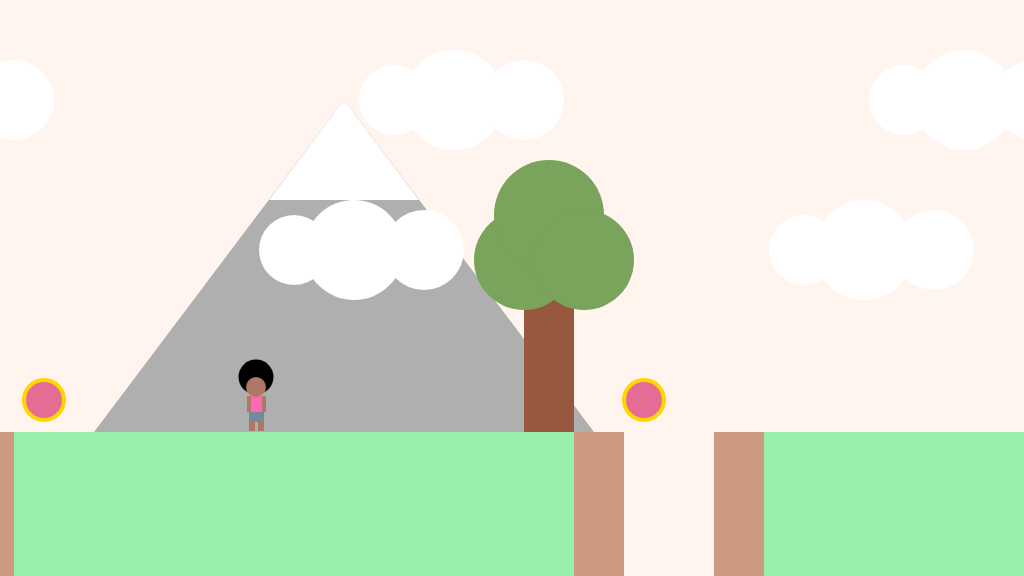
Frame 1 (no input)
Frame 60 (no input): identical to frame 1, image omitted
Frame 120 (the mouse pressed at the canvas centre since frame 60): identical to frame 1, image omitted

The p5.js sketch that drew this single still picture (run headless with seeded random() and noise() and a simulated clock; from frame 60 on, the mouse is pressed at the canvas centre):

// p5.js sketch
// ── sketch.js
/*

The Game Project

Week 10

Side Scrolling

*/


var gameChar_x;
var gameChar_y;
var floorPos_y;
var isLeft;
var isRight;
var isPlummeting;
var isFalling;
var collectable;
var canyon;
var trees_x;
var treePos_y;
var cloud;
var mountain;
var cameraPosx;





function setup()
{
	createCanvas(1024, 576);
	floorPos_y = height * 3/4;
	gameChar_x = width/2;
	gameChar_y = floorPos_y;
	isFalling = false;
	isLeft = false;
	isPlummeting = false;
	isRight = false;
	
	collectable ={
		x_pos: [300, 900, 1820], 
		y_pos: 400, 
		size: 40,
		isFound: false
	};
	canyon = {
		x_pos:[80, 830, 1860, 3800],
		y_pos:floorPos_y
	};

	trees_x = [30, 780, 1530, 2280];
	treePos_y = 232;

	cloud = {
		x_pos: [140, 650, 1160, 1670],
		y_pos: 100,
		size: 70,
	};

	mountain = {
		x_pos: [600, 1600, 2600, 3600],
		y_pos: 432, 

	};

	cameraPosx = 0;
}

function draw()
{
	cameraPosx = gameChar_x/2;

	///////////DRAWING CODE//////////

	background(255, 245, 238); //fill the sky blue


	noStroke();
	fill(152, 239, 171);
	rect(0, floorPos_y, width, height - floorPos_y); //draw some green ground

	push();
	translate(-cameraPosx, 0);

	for(var m = 0; m < 10; m++){
		//mountain
		fill(175, 175, 176);
		triangle(mountain.x_pos[m],mountain.y_pos-332,mountain.x_pos[m]-250,mountain.y_pos,mountain.x_pos[m]+250,mountain.y_pos);
		//snow on top of the mountain
		fill(255);
		triangle(mountain.x_pos[m],mountain.y_pos-332,mountain.x_pos[m]-75,mountain.y_pos-232,mountain.x_pos[m]+75,mountain.y_pos-232); 
	}

	//for loop to draw multiple clouds
	for(var j = 0; j < cloud.x_pos.length; j++){
		//cloud
		fill(255);
		//cloud 1
		ellipse(cloud.x_pos[j]+60,cloud.y_pos,cloud.size+30);
		ellipse(cloud.x_pos[j]+130,cloud.y_pos,cloud.size+10);
		ellipse(cloud.x_pos[j],cloud.y_pos,cloud.size);
		//cloud 2
		ellipse(cloud.x_pos[j] - 40,cloud.y_pos+150,cloud.size+30);
		ellipse(cloud.x_pos[j]+30,cloud.y_pos+150,cloud.size+10);
		ellipse(cloud.x_pos[j] - 100,cloud.y_pos+150,cloud.size);
	}

	//for loop to draw multiple trees
	for(var i = 0; i < trees_x.length; i++){
		//tree bark
		fill(150, 88, 63);
		rect(trees_x[i],treePos_y,50,200);
		//tree leaves
		fill(122, 163, 91);
		ellipse(trees_x[i],treePos_y+28,100);
		ellipse(trees_x[i]+25,treePos_y-17,110);
		ellipse(trees_x[i]+60,treePos_y+28,100);
	}

	//for loop to draw multiple canyons
	for (var i = 0; i < canyon.x_pos.length; i++) {
		//empty space between ledges
		fill(255, 245, 238)
		rect(canyon.x_pos[i],canyon.y_pos, 150, width - floorPos_y);
		//mountains
		fill(204, 154, 129);
		rect(canyon.x_pos[i],canyon.y_pos, 50, width - floorPos_y);
		rect(canyon.x_pos[i]+140,canyon.y_pos, 50, width - floorPos_y);
	}
	
	//for loop to draw multiple collectables
	for (var k = 0; k < collectable.x_pos.length; k++) {
		//condition for the character to be drawn
		if(dist(collectable.x_pos[k], collectable.y_pos, gameChar_x, gameChar_y) < 20)
			{
				collectable.isFound = true;
			}
			//draw the collectable
			if (collectable.isFound == false){
				strokeWeight(4);
				stroke(255,215,0);
				fill(229, 108, 148);
				ellipse(collectable.x_pos[k],collectable.y_pos,collectable.size);
			}	
			
	}
	
	
	


	//the game character
	noStroke();
	if(isLeft && isFalling)
	{
		// add your jumping-left code
		fill (0);
		ellipse(gameChar_x +2, gameChar_y - 53, 35);
	
		fill(173, 120, 102);
		beginShape()
		vertex(gameChar_x+3, gameChar_y-16);
		vertex(gameChar_x, gameChar_y-13);
		vertex(gameChar_x+10, gameChar_y);
		vertex(gameChar_x+13, gameChar_y -3);
		endShape()
	
		beginShape()
		vertex(gameChar_x-7, gameChar_y-16);
		vertex(gameChar_x-4, gameChar_y-13);
		vertex(gameChar_x-13, gameChar_y);
		vertex(gameChar_x-17, gameChar_y -3);
		endShape()
	
	
		fill(255,105,180);
		rect(gameChar_x - 7, gameChar_y - 36, 10, 16);
	
		fill(173, 120, 102);
		ellipse(gameChar_x -1, gameChar_y - 45, 20);
		rect(gameChar_x +2, gameChar_y- 36, 4, 16);
		
		fill(119,136,153);
		rect(gameChar_x -7, gameChar_y - 20, 11, 10);

	}
	else if(isRight && isFalling)
	{
		// add your jumping-right code
		fill (0);
		ellipse(gameChar_x -2, gameChar_y - 53, 35);
	
		fill(173, 120, 102);
		beginShape()
		vertex(gameChar_x+3, gameChar_y-16);
		vertex(gameChar_x, gameChar_y-13);
		vertex(gameChar_x+10, gameChar_y);
		vertex(gameChar_x+13, gameChar_y -3);
		endShape()
	
		beginShape()
		vertex(gameChar_x-7, gameChar_y-16);
		vertex(gameChar_x-4, gameChar_y-13);
		vertex(gameChar_x-13, gameChar_y);
		vertex(gameChar_x-17, gameChar_y -3);
		endShape()
	
		fill(255,105,180);
		rect(gameChar_x - 7, gameChar_y - 36, 10, 16);
	
		fill(173, 120, 102);
		ellipse(gameChar_x, gameChar_y - 45, 20);
		rect(gameChar_x - 9, gameChar_y- 36, 4, 16);
	
		fill(119,136,153);
		rect(gameChar_x -7, gameChar_y - 20, 10, 10);

	}
	else if(isLeft)
	{
		// add your walking left code
		fill (0);
		ellipse(gameChar_x +2, gameChar_y - 53, 35);
	
		fill(255,105,180);
		rect(gameChar_x - 7, gameChar_y - 36, 10, 16);
	
		fill(173, 120, 102);
		ellipse(gameChar_x -1, gameChar_y - 45, 20);
		rect(gameChar_x +2, gameChar_y- 36, 4, 16);
		rect(gameChar_x -1, gameChar_y - 16, 4, 15);
		rect(gameChar_x -7, gameChar_y - 16, 4, 15);
		
	
		fill(119,136,153);
		rect(gameChar_x -7, gameChar_y - 20, 11, 10);


	}
	else if(isRight)
	{
		// add your walking right code
		fill (0);
		ellipse(gameChar_x -2, gameChar_y - 53, 35);
	
		fill(255,105,180);
		rect(gameChar_x - 7, gameChar_y - 36, 10, 16);
	
		fill(173, 120, 102);
		ellipse(gameChar_x, gameChar_y - 45, 20);
		rect(gameChar_x - 9, gameChar_y- 36, 4, 16);
		rect(gameChar_x-1, gameChar_y - 16, 4, 15);
		rect(gameChar_x -7, gameChar_y - 16, 4, 15);
	
		fill(119,136,153);
		rect(gameChar_x -7, gameChar_y - 20, 10, 10);

	}
	else if(isFalling || isPlummeting)
	{
		// add your jumping facing forwards code
		fill (0);
		ellipse(gameChar_x, gameChar_y - 55, 35);
	
		fill(173, 120, 102);
		beginShape()
		vertex(gameChar_x+7, gameChar_y-36);
		vertex(gameChar_x+4, gameChar_y-33);
		vertex(gameChar_x+13, gameChar_y-20);
		vertex(gameChar_x+17, gameChar_y -23);
		endShape()
	
		beginShape()
		vertex(gameChar_x-7, gameChar_y-36);
		vertex(gameChar_x-4, gameChar_y-33);
		vertex(gameChar_x-13, gameChar_y-20);
		vertex(gameChar_x-17, gameChar_y -23);
		endShape()
	
		fill(255,105,180);
		rect(gameChar_x - 7, gameChar_y - 36, 15, 16);
	
		fill(173, 120, 102);
		ellipse(gameChar_x, gameChar_y - 45, 20);
		rect(gameChar_x +2, gameChar_y - 16, 6, 15);
		rect(gameChar_x -7, gameChar_y - 16, 6, 15);
	
		fill(119,136,153);
		rect(gameChar_x -7, gameChar_y - 20, 15, 10);

	}
	else
	{
		// add your standing front facing code
		fill (0);
		ellipse(gameChar_x, gameChar_y - 55, 35);
	
		fill(255,105,180);
		rect(gameChar_x - 7, gameChar_y - 36, 15, 16);
	
		fill(173, 120, 102);
		ellipse(gameChar_x, gameChar_y - 45, 20);
		rect(gameChar_x - 9, gameChar_y- 36, 4, 16);
		rect(gameChar_x +6, gameChar_y- 36, 4, 16);
		rect(gameChar_x +2, gameChar_y - 16, 6, 15);
		rect(gameChar_x -7, gameChar_y - 16, 6, 15);
	
		fill(119,136,153);
		rect(gameChar_x -7, gameChar_y - 20, 15, 10);

	}
	pop();

	///////////INTERACTION CODE//////////
	//Put conditional statements to move the game character below here
	//move left
	if(isLeft == true){
		gameChar_x -=5;
	}
	//move right
	if(isRight == true){
		gameChar_x +=5;
	}
	//character falls back after jump
	if(gameChar_y <= floorPos_y-100){
		isFalling = true;
	}
	if(isFalling && gameChar_y < floorPos_y){
		gameChar_y +=3;
		console.log("Falling", gameChar_y, floorPos_y)
	} else if(gameChar_y == floorPos_y) {
		isFalling = false;
	}
	

    //conditional statement to set isPlummetting to true within a for loop to iterate through the multiple canyons
	for(var j =0; j < canyon.x_pos.length; j++){
		if(gameChar_x < canyon.x_pos[j] +140 && gameChar_x > canyon.x_pos[j]+50 && gameChar_y > floorPos_y -1){
			isPlummeting = true;
			console.log("Is plummetting", gameChar_x);
		}
		else {
			isPlummeting = false;
		}

		//characters falls down the canyon
		if(isPlummeting == true){
			gameChar_y +=7;
			gameChar_x = canyon.x_pos[j]+90;
			
		}
	}

	
	

}


function keyPressed()
{
	// if statements to control the animation of the character when
	// keys are pressed.

	//open up the console to see how these work
	console.log("keyPressed: " + key);
	console.log("keyPressed: " + keyCode);
	//make isLeft true
	if (keyCode == 37 || keyCode == 65){
		isLeft = true;
		console.log("left")
		console.log(gameChar_y);
	}
	//make isright true
	else if (keyCode == 39 || keyCode == 68){
		isRight = true;
		console.log("right")
	}
	// jump
	if ((keyCode == 38 || keyCode == 87) && gameChar_y == floorPos_y){
		gameChar_y -= 105;
		console.log("jump");
		return;
	}


	
	

	
}

function keyReleased()
{
	// if statements to control the animation of the character when
	// keys are released.

	console.log("keyReleased: " + key);
	console.log("keyReleased: " + keyCode);
	if (keyCode == 37 || keyCode == 65){
		isLeft = false;
		console.log("left")
	}
	else if (keyCode == 39 || keyCode == 68){
		isRight = false;
		console.log("right")
	}

}
